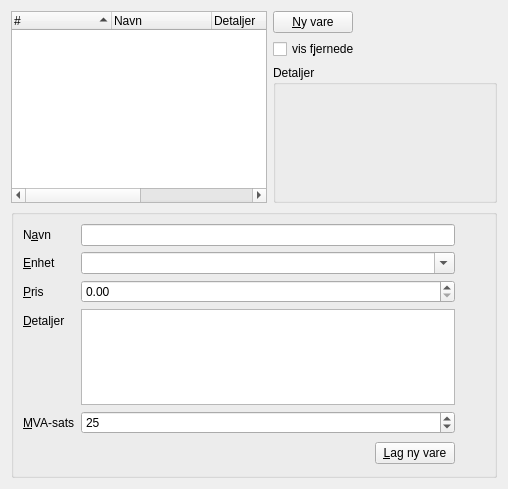
          <widget class="QWidget" name="TabPage">
           <attribute name="title">
            <string>&amp;Varer</string>
           </attribute>
           <layout class="QGridLayout" name="gridLayout_4">
            <item row="0" column="0" rowspan="3" colspan="2">
             <widget class="QTreeWidget" name="varerVareliste">
              <property name="sizePolicy">
               <sizepolicy hsizetype="MinimumExpanding" vsizetype="Expanding">
                <horstretch>1</horstretch>
                <verstretch>1</verstretch>
               </sizepolicy>
              </property>
              <property name="editTriggers">
               <set>QAbstractItemView::NoEditTriggers</set>
              </property>
              <property name="alternatingRowColors">
               <bool>true</bool>
              </property>
              <property name="rootIsDecorated">
               <bool>false</bool>
              </property>
              <property name="uniformRowHeights">
               <bool>true</bool>
              </property>
              <property name="itemsExpandable">
               <bool>false</bool>
              </property>
              <property name="sortingEnabled">
               <bool>true</bool>
              </property>
              <property name="animated">
               <bool>true</bool>
              </property>
              <property name="allColumnsShowFocus">
               <bool>true</bool>
              </property>
              <property name="expandsOnDoubleClick">
               <bool>false</bool>
              </property>
              <column>
               <property name="text">
                <string>#</string>
               </property>
              </column>
              <column>
               <property name="text">
                <string>Navn</string>
               </property>
              </column>
              <column>
               <property name="text">
                <string>Detaljer</string>
               </property>
              </column>
              <column>
               <property name="text">
                <string>Pris</string>
               </property>
              </column>
              <column>
               <property name="text">
                <string>Enhet</string>
               </property>
              </column>
             </widget>
            </item>
            <item row="1" column="2">
             <widget class="QCheckBox" name="varerVisFjernede">
              <property name="sizePolicy">
               <sizepolicy hsizetype="Fixed" vsizetype="Fixed">
                <horstretch>0</horstretch>
                <verstretch>0</verstretch>
               </sizepolicy>
              </property>
              <property name="text">
               <string>vis f&amp;jernede</string>
              </property>
              <property name="shortcut">
               <string>Alt+J</string>
              </property>
             </widget>
            </item>
            <item row="2" column="2">
             <widget class="QGroupBox" name="groupBox_4">
              <property name="sizePolicy">
               <sizepolicy hsizetype="Preferred" vsizetype="Preferred">
                <horstretch>0</horstretch>
                <verstretch>0</verstretch>
               </sizepolicy>
              </property>
              <property name="title">
               <string>Detaljer</string>
              </property>
              <layout class="QGridLayout" name="gridLayout_13">
               <item row="2" column="0">
                <widget class="QLabel" name="varerDetaljerTekst">
                 <property name="sizePolicy">
                  <sizepolicy hsizetype="Minimum" vsizetype="MinimumExpanding">
                   <horstretch>0</horstretch>
                   <verstretch>0</verstretch>
                  </sizepolicy>
                 </property>
                 <property name="minimumSize">
                  <size>
                   <width>200</width>
                   <height>0</height>
                  </size>
                 </property>
                 <property name="textFormat">
                  <enum>Qt::RichText</enum>
                 </property>
                 <property name="alignment">
                  <set>Qt::AlignLeading|Qt::AlignLeft|Qt::AlignTop</set>
                 </property>
                 <property name="wordWrap">
                  <bool>true</bool>
                 </property>
                </widget>
               </item>
              </layout>
             </widget>
            </item>
            <item row="3" column="0" colspan="3">
             <widget class="QGroupBox" name="varerInfo">
              <property name="title">
               <string/>
              </property>
              <property name="flat">
               <bool>true</bool>
              </property>
              <property name="checkable">
               <bool>false</bool>
              </property>
              <layout class="QGridLayout" name="gridLayout_3">
               <item row="0" column="1">
                <layout class="QVBoxLayout" name="verticalLayout_5">
                 <item>
                  <widget class="QLabel" name="varerInfoKryss">
                   <property name="minimumSize">
                    <size>
                     <width>24</width>
                     <height>24</height>
                    </size>
                   </property>
                   <property name="maximumSize">
                    <size>
                     <width>24</width>
                     <height>24</height>
                    </size>
                   </property>
                   <property name="text">
                    <string/>
                   </property>
                   <property name="pixmap">
                    <pixmap resource="../../faktura.qrc">pix:cross.svg</pixmap>
                   </property>
                   <property name="scaledContents">
                    <bool>true</bool>
                   </property>
                  </widget>
                 </item>
                 <item>
                  <spacer name="verticalSpacer">
                   <property name="orientation">
                    <enum>Qt::Vertical</enum>
                   </property>
                   <property name="sizeHint" stdset="0">
                    <size>
                     <width>20</width>
                     <height>40</height>
                    </size>
                   </property>
                  </spacer>
                 </item>
                </layout>
               </item>
               <item row="0" column="0">
                <layout class="QFormLayout" name="formLayout_3">
                 <property name="fieldGrowthPolicy">
                  <enum>QFormLayout::AllNonFixedFieldsGrow</enum>
                 </property>
                 <item row="0" column="0">
                  <widget class="QLabel" name="textLabel10">
                   <property name="text">
                    <string>N&amp;avn</string>
                   </property>
                   <property name="wordWrap">
                    <bool>false</bool>
                   </property>
                   <property name="buddy">
                    <cstring>varerInfoNavn</cstring>
                   </property>
                  </widget>
                 </item>
                 <item row="0" column="1">
                  <widget class="QLineEdit" name="varerInfoNavn"/>
                 </item>
                 <item row="1" column="0">
                  <widget class="QLabel" name="textLabel10_2">
                   <property name="text">
                    <string>&amp;Enhet</string>
                   </property>
                   <property name="wordWrap">
                    <bool>false</bool>
                   </property>
                   <property name="buddy">
                    <cstring>varerInfoEnhet</cstring>
                   </property>
                  </widget>
                 </item>
                 <item row="1" column="1">
                  <widget class="QComboBox" name="varerInfoEnhet">
                   <property name="sizePolicy">
                    <sizepolicy hsizetype="MinimumExpanding" vsizetype="Fixed">
                     <horstretch>1</horstretch>
                     <verstretch>0</verstretch>
                    </sizepolicy>
                   </property>
                   <property name="editable">
                    <bool>true</bool>
                   </property>
                   <property name="insertPolicy">
                    <enum>QComboBox::InsertAtCurrent</enum>
                   </property>
                  </widget>
                 </item>
                 <item row="2" column="0">
                  <widget class="QLabel" name="textLabel10_4">
                   <property name="text">
                    <string>&amp;Pris</string>
                   </property>
                   <property name="wordWrap">
                    <bool>false</bool>
                   </property>
                   <property name="buddy">
                    <cstring>varerInfoPris</cstring>
                   </property>
                  </widget>
                 </item>
                 <item row="2" column="1">
                  <widget class="QDoubleSpinBox" name="varerInfoPris">
                   <property name="sizePolicy">
                    <sizepolicy hsizetype="Expanding" vsizetype="Fixed">
                     <horstretch>7</horstretch>
                     <verstretch>0</verstretch>
                    </sizepolicy>
                   </property>
                   <property name="maximum">
                    <double>999999999.990000009536743</double>
                   </property>
                  </widget>
                 </item>
                 <item row="3" column="0">
                  <widget class="QLabel" name="textLabel10_3">
                   <property name="text">
                    <string>&amp;Detaljer</string>
                   </property>
                   <property name="wordWrap">
                    <bool>false</bool>
                   </property>
                   <property name="buddy">
                    <cstring>varerInfoDetaljer</cstring>
                   </property>
                  </widget>
                 </item>
                 <item row="3" column="1">
                  <widget class="QPlainTextEdit" name="varerInfoDetaljer">
                   <property name="maximumSize">
                    <size>
                     <width>16777215</width>
                     <height>96</height>
                    </size>
                   </property>
                   <property name="tabChangesFocus">
                    <bool>true</bool>
                   </property>
                  </widget>
                 </item>
                 <item row="4" column="0">
                  <widget class="QLabel" name="textLabel7_3">
                   <property name="text">
                    <string>&amp;MVA-sats</string>
                   </property>
                   <property name="wordWrap">
                    <bool>false</bool>
                   </property>
                   <property name="buddy">
                    <cstring>varerInfoMva</cstring>
                   </property>
                  </widget>
                 </item>
                 <item row="4" column="1">
                  <widget class="QSpinBox" name="varerInfoMva">
                   <property name="value">
                    <number>25</number>
                   </property>
                  </widget>
                 </item>
                </layout>
               </item>
               <item row="1" column="0">
                <layout class="QHBoxLayout" name="horizontalLayout_11">
                 <item>
                  <spacer name="horizontalSpacer_3">
                   <property name="orientation">
                    <enum>Qt::Horizontal</enum>
                   </property>
                   <property name="sizeType">
                    <enum>QSizePolicy::Expanding</enum>
                   </property>
                   <property name="sizeHint" stdset="0">
                    <size>
                     <width>248</width>
                     <height>26</height>
                    </size>
                   </property>
                  </spacer>
                 </item>
                 <item>
                  <widget class="QPushButton" name="varerInfoLegginn">
                   <property name="sizePolicy">
                    <sizepolicy hsizetype="Fixed" vsizetype="Fixed">
                     <horstretch>0</horstretch>
                     <verstretch>0</verstretch>
                    </sizepolicy>
                   </property>
                   <property name="text">
                    <string>&amp;Lag ny vare</string>
                   </property>
                   <property name="shortcut">
                    <string>Alt+L</string>
                   </property>
                  </widget>
                 </item>
                </layout>
               </item>
              </layout>
             </widget>
            </item>
            <item row="0" column="2">
             <widget class="QPushButton" name="varerNy">
              <property name="sizePolicy">
               <sizepolicy hsizetype="Fixed" vsizetype="Fixed">
                <horstretch>0</horstretch>
                <verstretch>0</verstretch>
               </sizepolicy>
              </property>
              <property name="text">
               <string>&amp;Ny vare</string>
              </property>
              <property name="shortcut">
               <string>Alt+N</string>
              </property>
             </widget>
            </item>
           </layout>
          </widget>
